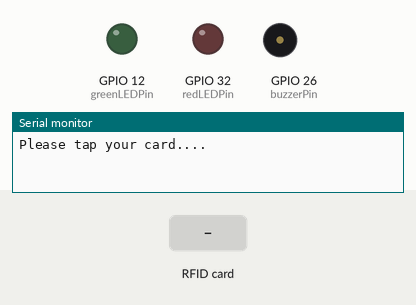
The sketch below on a simulated ESP32. Parts: output pins drawn as LEDs (lit = HIGH), buzzer (waves = sounding, pin HIGH), the last lines printed to the serial monitor. The inputs (shaded band) are chosen by the test bench.

Above: at 1.2 s.
1.3 s: RFID card 0A E6 5B B2 held to the reader
At 5.2 s:
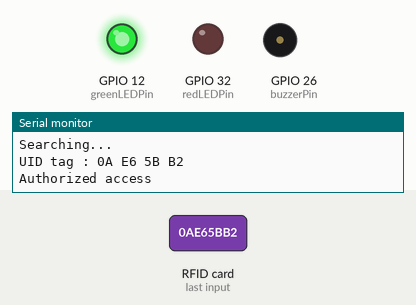
Timing chart, 0 to 8.9 s (numbered marks = the images above; inputs shaded):
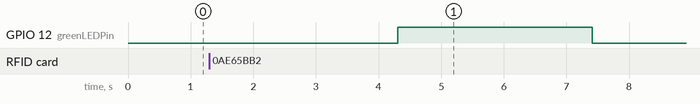

The sketch:

Working_RFID_code_esp32.ino
```cpp
#include <SPI.h>
#include <MFRC522.h>
#define SS_PIN 5
#define RST_PIN 21


MFRC522 mfrc522(SS_PIN, RST_PIN); // Create MFRC522 instance.
const int greenLEDPin = 12;  // Green LED connected to digital pin 12
const int redLEDPin = 32;    // Red LED connected to digital pin 32
const int buzzerPin = 26;    // Buzzer connected to digital pin 26

//Card UID: 0A E6 5B B2  <--- this is the ucid for the blue key
bool ledState = HIGH;     // Stores which LED is ON
void setup()
{
    pinMode(greenLEDPin, OUTPUT);
    pinMode(redLEDPin, OUTPUT);
    pinMode(buzzerPin, OUTPUT);

 Serial.begin(115200); // Initiate a serial communication
 SPI.begin(); // Initiate SPI bus
 mfrc522.PCD_Init(); // Initiate MFRC522
 Serial.println("Please tap your card....");
 Serial.println();
}
void loop()
{
 // Look for new cards
 if ( ! mfrc522.PICC_IsNewCardPresent())
 {
 return;
 }
 // Select one of the cards
 if ( ! mfrc522.PICC_ReadCardSerial())
 {
 return;
 }
 //Show UID on serial monitor
 Serial.println("Searching...");
 delay(3000); // takes 3 secs to display the UID
 Serial.print("UID tag :");
 String content= "";
 byte letter;
 for (byte i = 0; i < mfrc522.uid.size; i++)
 {
 Serial.print(mfrc522.uid.uidByte[i] < 0x10 ? " 0" : " ");
 Serial.print(mfrc522.uid.uidByte[i], HEX);
 content.concat(String(mfrc522.uid.uidByte[i] < 0x10 ? " 0" : " "));
 content.concat(String(mfrc522.uid.uidByte[i], HEX));
 }
 Serial.println();
 //Serial.print("Message : ");
 content.toUpperCase();
  if (content.substring(1) == "0A E6 5B B2" ) //change here the UID of the card/cards that you want to give access
 {
  digitalWrite(greenLEDPin, HIGH); // access granted will display green light
    delay(100);
 Serial.println("Authorized access");
 Serial.println();
  delay(3000);
  digitalWrite(greenLEDPin, LOW);
 }
else {
  digitalWrite(redLEDPin, HIGH); // access rejected will display red light
  digitalWrite(buzzerPin, HIGH); // Turn on Buzzer
  delay(1000);
  digitalWrite(redLEDPin, LOW); //red light off
  digitalWrite(buzzerPin, LOW); // Turn off Buzzer
  delay(1000);
  digitalWrite(redLEDPin, HIGH);//red light on
  digitalWrite(buzzerPin, HIGH); // Turn on Buzzer
  delay(1000);
  digitalWrite(redLEDPin, LOW); //red off
  digitalWrite(buzzerPin, LOW); // Turn off Buzzer
  delay(1000);
  digitalWrite(buzzerPin, HIGH); // Turn on Buzzer
  digitalWrite(redLEDPin, HIGH);
  delay(1000);
  digitalWrite(buzzerPin, LOW); // Turn on Buzzer
  delay(3000);
  digitalWrite(redLEDPin, LOW); // turn off led
  Serial.println(" Access denied");

 delay(3000);
 }
}
```

Measured:
- after the input at 1.3 s, GPIO 12 (greenLEDPin): LOW → HIGH after 3.0 s, → LOW 3.1 s later
